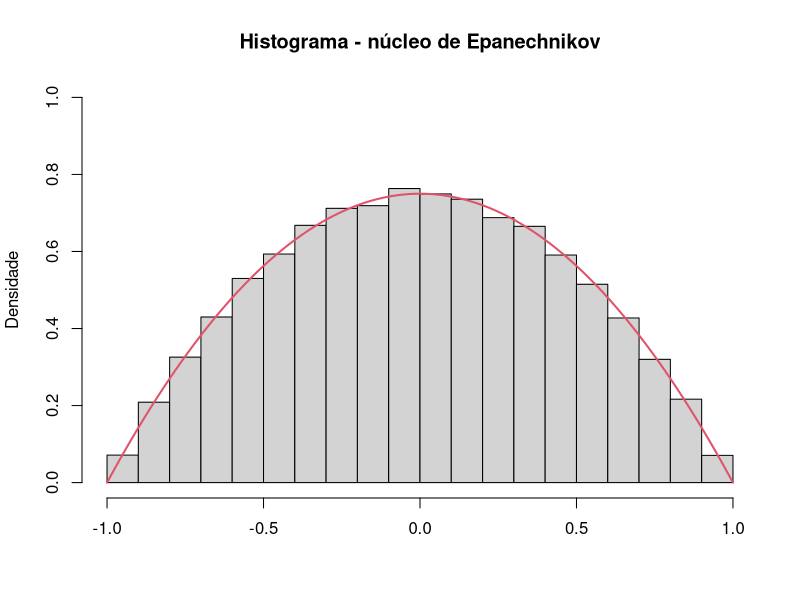

Here is the R script that generated this plot:
## ---- chunk 1
# densidade Epanechnikov
d_epach = function(x) 3*(1 - x^2)/4
# função para gerar variáveis aleatórias com distribuição Epanechnikov
r_epach = function(n){
  v = rep(0,n)
  for(i in 1:n){
    u1 = runif(1,-1,1); u2 = runif(1,-1,1); u3 = runif(1,-1,1);
    if((abs(u3)>abs(u2))&&(abs(u3)>abs(u1))){
      v[i] = u2
    }else{
      v[i] = u3
    }
  }
  return(v)
}

# histograma de uma amostra da Epanechnikov e a densidade verdadeira
hist(r_epach(100000),prob=TRUE,main="Histograma - núcleo de Epanechnikov",
     ylim=c(0,1),ylab="Densidade",xlab="")
curve(d_epach, xlim=c(-1,1),add=TRUE,col=2,lwd=2)
